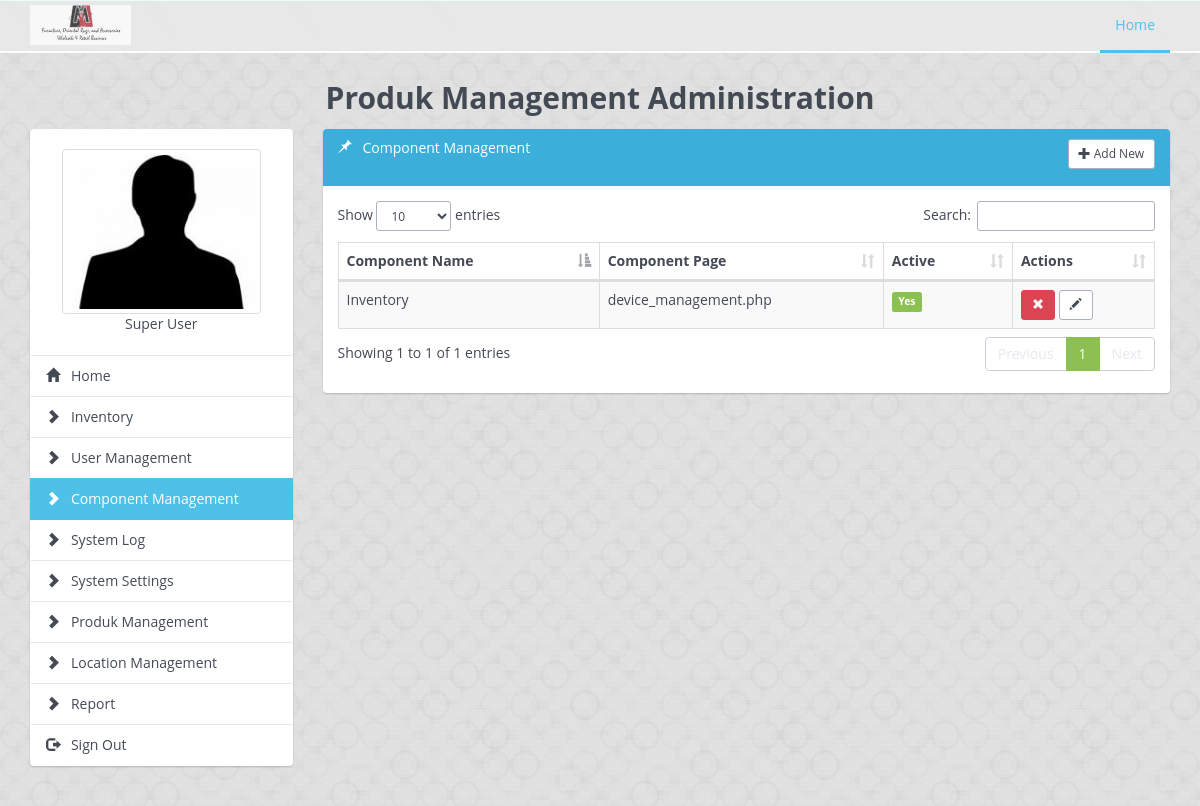
Page /invenity/component_management.php (signed in) on the committed database.
### tables this page shows
CREATE TABLE `system_settings` (
  `setting_name` varchar(50) NOT NULL COMMENT 'Setting Name',
  `setting_value` text NOT NULL COMMENT 'Values',
  `active` enum('yes','no') NOT NULL DEFAULT 'yes',
  `created_by` varchar(30) NOT NULL,
  `created_date` datetime NOT NULL,
  `updated_by` varchar(30) NOT NULL,
  `updated_date` datetime NOT NULL,
  `revision` tinyint(3) NOT NULL DEFAULT '0'
);

CREATE TABLE `component` (
  `component_id` int(11) NOT NULL,
  `component_name` varchar(30) NOT NULL COMMENT 'Component Name',
  `component_page` varchar(100) NOT NULL COMMENT 'Component Page',
  `component_type` enum('system','standard') NOT NULL DEFAULT 'standard' COMMENT 'Component Type',
  `active` enum('yes','no') NOT NULL DEFAULT 'yes' COMMENT 'Active Status',
  `created_by` varchar(30) NOT NULL,
  `created_date` datetime NOT NULL,
  `updated_by` varchar(30) NOT NULL,
  `updated_date` datetime NOT NULL,
  `revision` tinyint(3) NOT NULL DEFAULT '0'
);

### invenity/lib/db.class.php (called while the page is built, shortened)
<?php
class DB
{
	private $pdo;
	private $sQuery;
		private function Connect()
		{
			$this->settings = parse_ini_file("settings.ini.php");
			$dsn = 'mysql:dbname='.$this->settings["dbname"].';host='.$this->settings["host"].'';
			try
			{
				$this->pdo = new PDO($dsn, $this->settings["user"], $this->settings["password"], array(PDO::MYSQL_ATTR_INIT_COMMAND => "SET NAMES utf8"));
				$this->pdo->setAttribute(PDO::ATTR_ERRMODE, PDO::ERRMODE_EXCEPTION);
				$this->pdo->setAttribute(PDO::ATTR_EMULATE_PREPARES, false);
				$this->bConnected = true;
			}
			catch (PDOException $e)
			{
				echo $this->ExceptionLog($e->getMessage());
				die();
			}
		}
		private function Init($query,$parameters = "")
		{
			try
			{
				$this->sQuery = $this->pdo->prepare($query);
				$this->succes 	= $this->sQuery->execute();
			}
			catch(PDOException $e)
			{
					echo $this->ExceptionLog($e->getMessage(), $query );
					die();
			}
		}
		public function query($query,$params = null, $fetchmode = PDO::FETCH_ASSOC)
		{
			$query = trim($query);
			$this->Init($query,$params);
			$rawStatement = explode(" ", $query);
			$statement = strtolower($rawStatement[0]);
			if ($statement === 'select' || $statement === 'show') {
				return $this->sQuery->fetchAll($fetchmode);
			}
			elseif ( $statement === 'insert' ||  $statement === 'update' || $statement === 'delete' ) {
				return $this->sQuery->rowCount();
			}
			else {
				return NULL;
			}
		}
		public function single($query,$params = null)
		{
			$this->Init($query,$params);
			return $this->sQuery->fetchColumn();
		}
}
?>

### invenity/class/inventory.class.php (called while the page is built, shortened)
<?php
require_once(__DIR__ . '/../lib/db.class.php');
class Inventory
{
	public function __construct() {
		$this->db = new DB();
	}
	public function setting_data($setting_name)
	{
		$query         = "SELECT setting_value FROM system_settings WHERE setting_name = '$setting_name' AND active = 'yes'";
		$setting_value = $this->db->single($query);
		return $setting_value;
	}
	public function main_menu($privileges)
	{
		if ($privileges!="*") {
			$query = "SELECT component_id, component_name, component_page FROM component WHERE component_id IN ($privileges) AND active = 'yes' ORDER BY component_type DESC";
		}
		else {
			$query = "SELECT component_id, component_name, component_page FROM component WHERE active = 'yes' ORDER BY component_type DESC";
		}
		$main_menu_array = $this->db->query($query);
		return $main_menu_array;
	}
}
?>

### invenity/class/component.class.php (called while the page is built, shortened)
<?php
require_once(__DIR__ . '/../lib/db.class.php');
class ComponentClass
{
	public function __construct() {
		$this->db       = new DB();
	}
	public function show_component()
	{
		$query   = "SELECT component_id, component_name, component_page, active FROM component WHERE component_type = 'standard'";
		$process = $this->db->query($query);
		return $process;
	}
}
?>

### invenity/component_management.php (the view, shortened to what this page needs)
<?php
require_once(__DIR__ . '/lib/db.class.php');
require_once(__DIR__ . '/class/inventory.class.php');
$invClass  = new Inventory();
require_once(__DIR__ . '/class/component.class.php');
$comClass  = new ComponentClass();
include("./include/include_header.php");
?>
<div class="col-lg-9 col-md-9 col-sm-12 col-xs-12">
	<div class="panel panel-primary">
		<div class="panel-heading">
			<h3 class="panel-title">
				<i class="glyphicon glyphicon-pushpin"></i> &nbsp; <?php echo $current_page_name; ?>
				<span class="pull-right">
					<button type="button" class="btn btn-default btn-sm" onclick="show_add_new_component()">
						<i class="glyphicon glyphicon-plus"></i> Add New
					</button>
				</span>
			</h3>
			<br>
		</div>
		<div class='panel-body'>
		<?php
			$data     = $comClass->show_component();
			$data_num = count($data);
			if ($data_num!=0) {
				$data_table = "<table class='table table-bordered table-striped' id='datatable'><thead><tr><th>Component Name</th><th>Component Page</th><th>Active</th><th>Actions</th></tr></thead><tbody>";
				foreach ($data as $dt_component) {
					$component_id   = $dt_component["component_id"];
					$component_name = $dt_component["component_name"];
					$component_page = $dt_component["component_page"];
					$active         = $dt_component["active"];
					if ($active=="yes") {
						$active_status = "<span class='label label-success'>Yes</span><input type='hidden' id='cactive_$component_id' value='yes'>";
						$button_status = "<button type='button' title='Deactive' class='btn btn-danger btn-sm' onclick=\"component_change_status('$component_id', '$component_name', 'no')\"><i class='glyphicon glyphicon-remove'></i></button>";
					}
					$data_table    .= "<tr>
						<td id='cname_$component_id'>$component_name</td>
						<td id='cpage_$component_id'>$component_page</td>
						<td>$active_status</td>
						<td>$button_status <button type='button' title='Edit' class='btn btn-default btn-sm' onclick=\"show_edit_component('$component_id')\"><i class='glyphicon glyphicon-pencil'></i></button></td>
					</tr>";
				}
				$data_table .= "</tbody></table>";
				echo $data_table;
			}
			else {
				echo "<p>No Data Found!</p>";
			}
		?>
		</div>
	</div>
</div>
<?php
include("./include/include_footer.php");
include("./include/init_datatables.php");
?>

### invenity/include/include_header.php (shortened to what this page needs)
<?php
	$current_page      = basename($_SERVER['PHP_SELF']);
	$main_menu_array   = $invClass->main_menu($_SESSION['privileges']);
	$display_menu      = "";
	foreach ($main_menu_array as $main_menu) {
		$component_name = $main_menu['component_name'];
		$component_page = $main_menu['component_page'];
		if ($current_page==$component_page) {
			$display_menu .= "<a href='$component_page' class='list-group-item active' title='$component_name'><i class='glyphicon glyphicon-chevron-right'></i> &nbsp; $component_name</a>";
			$current_page_name = " ".$component_name;
		} else {
			$display_menu .= "<a href='$component_page' class='list-group-item' title='$component_name'><i class='glyphicon glyphicon-chevron-right'></i> &nbsp; $component_name</a>";
		}
		if ($current_page=="dashboard.php") {
			$home_link = "active";
		} else {
			$home_link = "";
		}
	}
?>
	<!DOCTYPE html>
		<html>
		<head>
			<link rel="stylesheet" type="text/css" href="./assets/css/<?php if ($invClass->setting_data("color_scheme")!="") { echo $invClass->setting_data("color_scheme"); } else {echo "site-default.min.css";} ?>">
			<link rel="stylesheet" type="text/css" href="./assets/plugins/pace/pace.css">
		</head>
		<body background="./assets/images/backgrounds/<?php if ($invClass->setting_data("body_background")!="") { echo $invClass->setting_data("body_background"); } else {echo "symphony.png";} ?>">
			<div class="docs-header">
				<nav class="navbar navbar-default navbar-custom" role="navigation">
					<div class="container">
						<div class="navbar-header">
							<a class="navbar-brand" href="#">
								<img src="./assets/images/<?php if ($invClass->setting_data("inventory_logo")!="") { echo $invClass->setting_data("inventory_logo"); } else {echo "logo.png";} ?>" height="40">
							</a>
						</div>
						<div class="collapse navbar-collapse">
							<ul class="nav navbar-nav navbar-right">
								<li><a class="nav-link current" href="dashboard.php" >Home</a></li>
							</ul>
						</div>
					</div>
				</nav>
			</div>
			<div class="container document">
				<div class="row">
					<div class="col-lg-12 col-md-12 col-sm-12 col-xs-12">
						<h3 class="text-center">
							<?php
							if ($invClass->setting_data("inventory_name")!="") {
								echo $invClass->setting_data("inventory_name");
							} else {
								echo "Inventory System";
							} ?>  Administration
						</h3>
					</div>
				</div>
			</div>
			<div class="container document">
				<div class="row">
					<div class="col-lg-3 col-md-3 col-sm-12 col-xs-12">
						<div class="list-group">
							<li class="list-group-item">
								<div class="text-center">
									<a href='my_profile.php' class='list-group-item text-center' title='My Profile'>
										<img src="<?php echo $_SESSION['user_photo'] ?>" class="img-thumbnail" height="120px" /><br>
										<?php echo $_SESSION['first_name']. " " .$_SESSION['last_name'] ?>
									</a>
								</div>
							</li>
							<a href="dashboard.php" class="list-group-item <?php echo $home_link; ?>" title="Dashboard"><i class="glyphicon glyphicon-home"></i> &nbsp; Home</a>
							<?php
								echo $display_menu;
							?>
							<a href="#" class="list-group-item" id="sign_out" title="Sign Out"><i class="glyphicon glyphicon-log-out"></i> &nbsp; Sign Out</a>
						</div>
					</div>

### rows in the picture
system_settings: setting_value (picture)
system_settings: setting_value "Produk Management"
component: component_name "Inventory", component_page "device_management.php"
component: component_name "User Management"
component: component_name "Component Management"
component: component_name "System Log"
component: component_name "System Settings"
component: component_name "Produk Management"
component: component_name "Location Management"
component: component_name "Report"

### other values in the picture
$_SESSION['first_name'] "Super"
$_SESSION['last_name'] "User"
